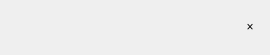
<?xml version="1.0" encoding="UTF-8"?>
<ui version="4.0">
 <class>ChoosedFriend</class>
 <widget class="QWidget" name="ChoosedFriend">
  <property name="geometry">
   <rect>
    <x>0</x>
    <y>0</y>
    <width>270</width>
    <height>55</height>
   </rect>
  </property>
  <property name="minimumSize">
   <size>
    <width>270</width>
    <height>55</height>
   </size>
  </property>
  <property name="maximumSize">
   <size>
    <width>270</width>
    <height>55</height>
   </size>
  </property>
  <property name="windowTitle">
   <string>Form</string>
  </property>
  <property name="autoFillBackground">
   <bool>true</bool>
  </property>
  <layout class="QHBoxLayout" name="horizontalLayout">
   <property name="spacing">
    <number>10</number>
   </property>
   <property name="leftMargin">
    <number>20</number>
   </property>
   <item>
    <widget class="QLabel" name="pic_label">
     <property name="minimumSize">
      <size>
       <width>30</width>
       <height>30</height>
      </size>
     </property>
     <property name="maximumSize">
      <size>
       <width>30</width>
       <height>30</height>
      </size>
     </property>
     <property name="text">
      <string/>
     </property>
    </widget>
   </item>
   <item>
    <widget class="QLabel" name="name_label">
     <property name="minimumSize">
      <size>
       <width>0</width>
       <height>20</height>
      </size>
     </property>
     <property name="maximumSize">
      <size>
       <width>16777215</width>
       <height>20</height>
      </size>
     </property>
     <property name="font">
      <font>
       <pointsize>11</pointsize>
      </font>
     </property>
     <property name="text">
      <string/>
     </property>
    </widget>
   </item>
   <item>
    <spacer name="horizontalSpacer">
     <property name="orientation">
      <enum>Qt::Horizontal</enum>
     </property>
     <property name="sizeHint" stdset="0">
      <size>
       <width>153</width>
       <height>20</height>
      </size>
     </property>
    </spacer>
   </item>
   <item>
    <widget class="CancelSign" name="choose_label">
     <property name="minimumSize">
      <size>
       <width>18</width>
       <height>18</height>
      </size>
     </property>
     <property name="maximumSize">
      <size>
       <width>18</width>
       <height>18</height>
      </size>
     </property>
     <property name="font">
      <font>
       <pointsize>9</pointsize>
      </font>
     </property>
     <property name="autoFillBackground">
      <bool>true</bool>
     </property>
     <property name="text">
      <string>×</string>
     </property>
     <property name="alignment">
      <set>Qt::AlignCenter</set>
     </property>
    </widget>
   </item>
  </layout>
 </widget>
 <customwidgets>
  <customwidget>
   <class>CancelSign</class>
   <extends>QLabel</extends>
   <header location="global">cancelsign.h</header>
  </customwidget>
 </customwidgets>
 <resources/>
 <connections/>
</ui>
